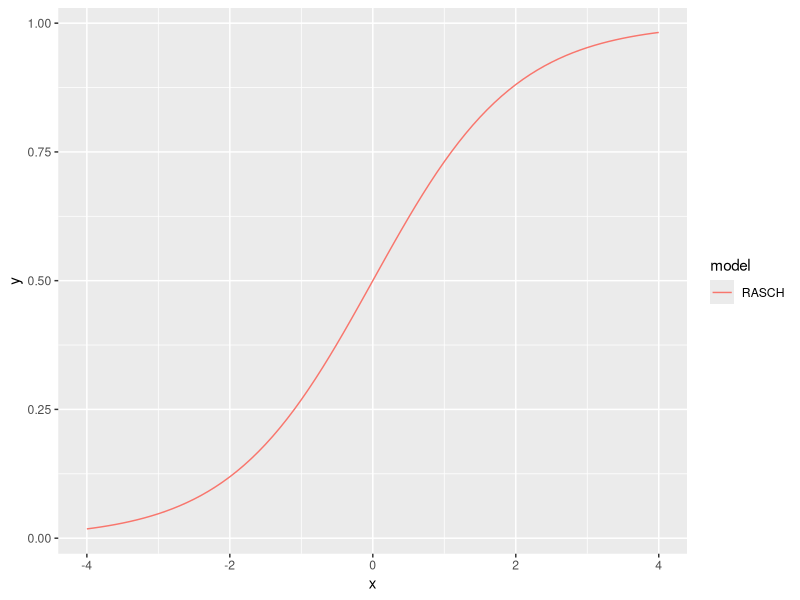
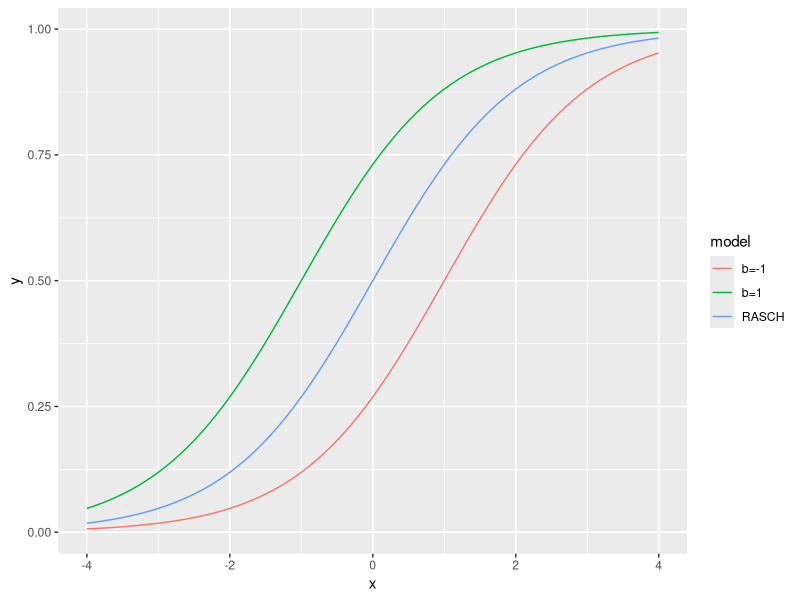
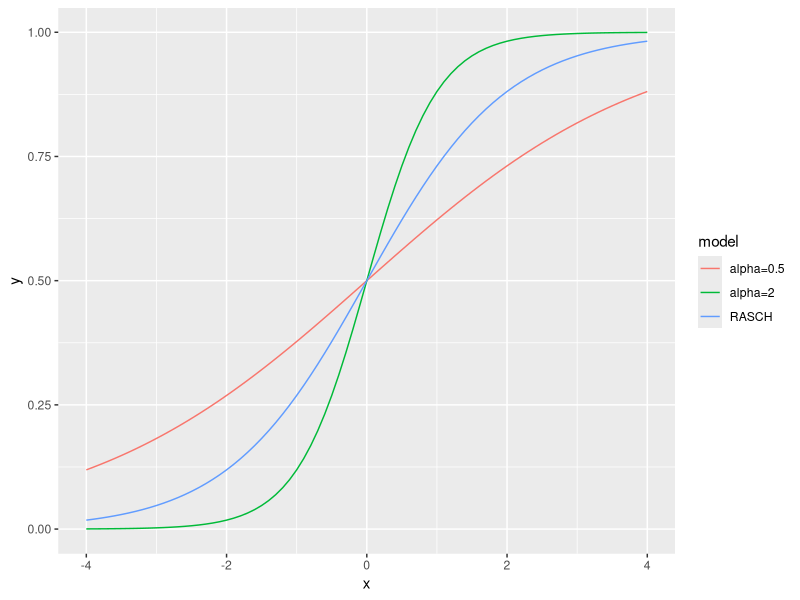
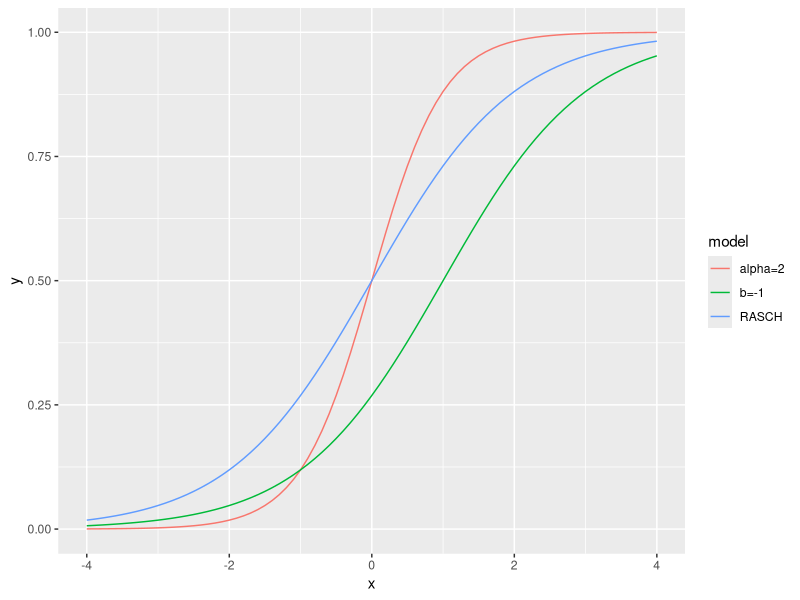

Write R code to recreate these figures, in order.
## ---- chunk 1
options(htmltools.dir.version = FALSE)
library(dplyr)
library(readr)
library(ggplot2)
## ---- chunk 2
rasch_data = data.frame(x=seq(-4,4,0.1))
rasch_data = rasch_data %>% mutate(y=1/(1+exp(-x)), model="RASCH")
plot_data = rasch_data
qplot(data=plot_data, x=x, y=y, geom='line', col=model)
## ---- chunk 3
easy_data = data.frame(x=seq(-4,4,0.1))
easy_data = easy_data %>% mutate(y=1/(1+exp(-(x+1))), model="b=1")

hard_data = data.frame(x=seq(-4,4,0.1))
hard_data = hard_data %>% mutate(y=1/(1+exp(-(x-1))), model="b=-1")

plot_data = rbind(rasch_data,easy_data, hard_data)
qplot(data=plot_data, x=x, y=y, geom='line', col=model)
## ---- chunk 4
low_discrimiate_data = data.frame(x=seq(-4,4,0.1))
low_discrimiate_data = low_discrimiate_data %>% mutate(y=1/(1+exp(-0.5*x)), model="alpha=0.5")
high_discrimiate_data = data.frame(x=seq(-4,4,0.1))
high_discrimiate_data = high_discrimiate_data %>% mutate(y=1/(1+exp(-2*x)), model="alpha=2")

plot_data = rbind(rasch_data, low_discrimiate_data, high_discrimiate_data)

qplot(data=plot_data, x=x, y=y, geom='line', col=model)
## ---- chunk 5
plot_data = rbind(rasch_data, hard_data, high_discrimiate_data)

qplot(data=plot_data, x=x, y=y, geom='line', col=model)
## ---- chunk 6
exp_result = read_delim("../data/exp_result.csv", delim='\t')
valid_users = exp_result %>% filter(course_id=='interactive') %>% group_by(student_id) %>% summarize(n=n()) %>% filter(n==2)
Q1 = exp_result %>% 
  filter(course_id=='interactive', posttest=='similar', student_id %in% valid_users$student_id) %>%
  select(student_id, master) %>% rename(q1=master)
Q2 = exp_result %>% 
  filter(course_id=='interactive', posttest=='transfer', student_id %in% valid_users$student_id) %>%
  select(student_id, master) %>% rename(q2=master)
Q = merge(Q1,Q2) %>% select (-student_id)

